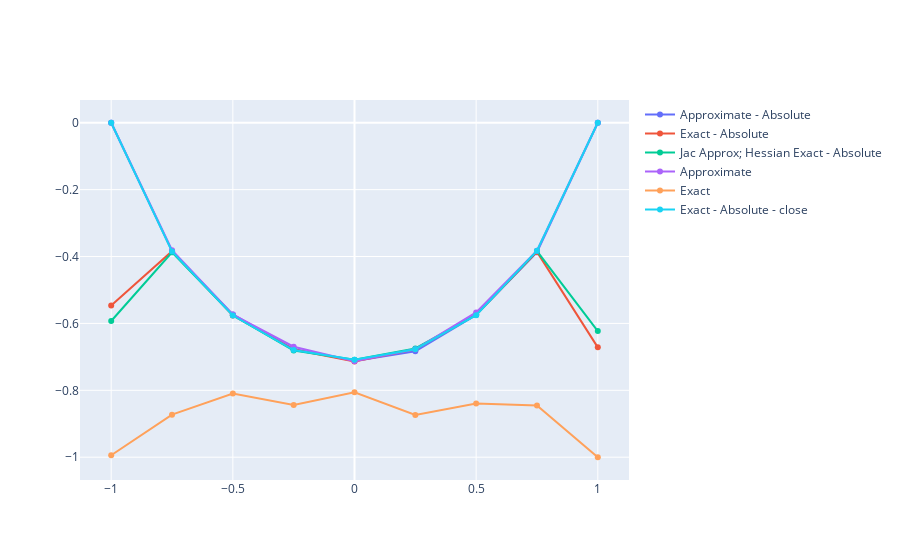

Notebook source saved alongside this figure:
### Code cell
#plt.plot(df1['1-point_corr'],df1['F'])
#plt.plot(df2['1-point_corr'],df2['F'])
#plt.plot(df3['1-point_corr'],df3['F'])

fig = go.Figure()
fig.add_trace(go.Scatter(x = df1['1-point_corr'], y = df1['F'], mode='markers+lines',name='Approximate - Absolute'))
fig.add_trace(go.Scatter(x = df2['1-point_corr'], y = df2['F'], mode='markers+lines',name='Exact - Absolute'))
fig.add_trace(go.Scatter(x = df3['1-point_corr'], y = df3['F'], mode='markers+lines',name='Jac Approx; Hessian Exact - Absolute'))
fig.add_trace(go.Scatter(x = df4['1-point_corr'], y = df4['F'], mode='markers+lines',name='Approximate'))
fig.add_trace(go.Scatter(x = df5['1-point_corr'], y = df5['F'], mode='markers+lines',name='Exact'))
fig.add_trace(go.Scatter(x = df6['1-point_corr'], y = df6['F'], mode='markers+lines',name='Exact - Absolute - close'))

### Figure 1 — Plotly figure (JSON) as saved in the notebook; plotly's stock layout.template omitted (floating-point values rounded to 4 significant figures)
{"data": [{"mode": "markers+lines", "name": "Approximate - Absolute", "type": "scatter", "x": [-1, -0.75, -0.5, -0.25, 0, 0.25, 0.5, 0.75, 1], "y": [-2.315e-07, -0.3839, -0.573, -0.6768, -0.7126, -0.683, -0.5746, -0.3869, -2.314e-07]}, {"mode": "markers+lines", "name": "Exact - Absolute", "type": "scatter", "x": [-1, -0.75, -0.5, -0.25, 0, 0.25, 0.5, 0.75, 1], "y": [-0.5461, -0.3842, -0.576, -0.6781, -0.7137, -0.6772, -0.5736, -0.3862, -0.6715]}, {"mode": "markers+lines", "name": "Jac Approx; Hessian Exact - Absolute", "type": "scatter", "x": [-1, -0.75, -0.5, -0.25, 0, 0.25, 0.5, 0.75, 1], "y": [-0.5928, -0.3871, -0.5753, -0.6811, -0.7083, -0.6749, -0.574, -0.3837, -0.6229]}, {"mode": "markers+lines", "name": "Approximate", "type": "scatter", "x": [-1, -0.75, -0.5, -0.25, 0, 0.25, 0.5, 0.75, 1], "y": [-3.235e-07, -0.3812, -0.5736, -0.6697, -0.7133, -0.6774, -0.5672, -0.3824, -1.42e-06]}, {"mode": "markers+lines", "name": "Exact", "type": "scatter", "x": [-1, -0.75, -0.5, -0.25, 0, 0.25, 0.5, 0.75, 1], "y": [-0.9942, -0.8728, -0.8098, -0.844, -0.8057, -0.874, -0.8394, -0.8454, -1.0]}, {"mode": "markers+lines", "name": "Exact - Absolute - close", "type": "scatter", "x": [-1.0, -0.75, -0.5, -0.25, 0, 0.25, 0.5, 0.75, 1.0], "y": [-1.945e-07, -0.385, -0.5765, -0.6795, -0.7086, -0.677, -0.5754, -0.3828, -1.882e-07]}], "layout": {}}
